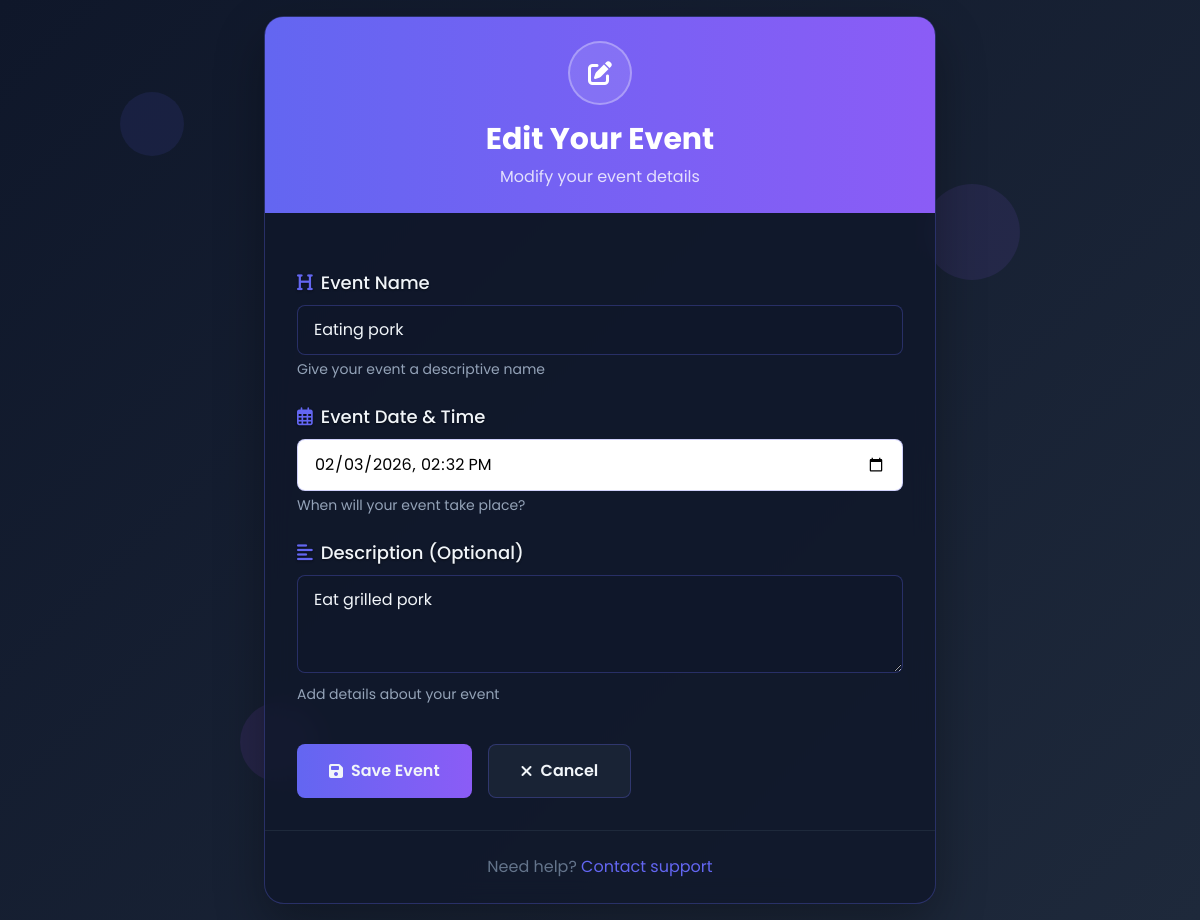
Screenshot of /countdown/9/update/ with the database file from the repository.
### app_countdown/models.py (models this page shows, shortened)
class Event(models.Model):
    name = models.CharField(max_length=200)
    event_date = models.DateTimeField()
    description = models.TextField(blank=True)

### app_countdown/views.py (the view, shortened to what this page needs)
# urls.py: path('countdown/<int:pk>/update/', views.EventUpdateView.as_view(), name='update_event'),
class EventUpdateView(UpdateView):
    model = Event
    form_class = EventForm
    template_name = 'event_form.html'
    success_url = reverse_lazy('event_list')

### app_countdown/forms.py (shortened to what this page needs)
class EventForm(forms.ModelForm):
    class Meta:
        model = Event
        fields = ['name', 'event_date', 'description']
        widgets = {
            'event_date': forms.DateTimeInput(attrs={
                'type': 'datetime-local',
                'class': 'form-input w-full px-4 py-3 rounded-lg bg-white text-black dark:bg-gray-800 dark:text-white appearance-auto focus:outline-none focus:ring-2 focus:ring-primary'
            },
            format='%Y-%m-%dT%H:%M'
            )
        }

### templates/event_form.html (shortened to what this page needs)
{% extends 'base.html' %}
{% block content %}
<body class="flex items-center justify-center min-h-screen p-4">
    <div class="decoration-element animation-float" style="top: 10%; left: 10%; animation-delay: 0s;">
        <div class="bg-primary w-16 h-16 rounded-full"></div>
    </div>
    <div class="decoration-element animation-float" style="top: 20%; right: 15%; animation-delay: 0.2s;">
        <div class="bg-secondary w-24 h-24 rounded-full"></div>
    </div>
    <div class="decoration-element animation-float" style="bottom: 15%; left: 20%; animation-delay: 0.4s;">
        <div class="bg-purple-500 w-20 h-20 rounded-full"></div>
    </div>
    <div class="form-container w-full max-w-2xl animation-fade-in">
        <div class="form-header p-6 text-center">
            <div class="flex justify-center mb-4">
                <div class="w-16 h-16 rounded-full bg-white/10 flex items-center justify-center border-2 border-white/30">
                    <i class="fas {% if object %}fa-edit{% else %}fa-plus-circle{% endif %} text-white text-2xl"></i>
                </div>
            </div>
            <h1 class="text-3xl font-bold text-white">
                {% if object %}Edit Your Event{% else %}Create New Event{% endif %}
            </h1>
            <p class="text-white/80 mt-2">
                {% if object %}Modify your event details{% else %}Set up a new countdown timer{% endif %}
            </p>
        </div>
        <div class="p-6 md:p-8">
            <form method="post" class="space-y-6">
                <div>
                    <label for="id_name" class="form-label block text-lg font-medium mb-2">
                        <i class="fas fa-heading mr-2 text-primary"></i>Event Name
                    </label>
                    <input
                        type="text"
                        name="name"
                        id="id_name"
                        required
                        class="form-input w-full px-4 py-3 rounded-lg focus:outline-none focus:ring-2 focus:ring-primary"
                        placeholder="Enter event name"
                        {% if form.name.value %}value="{{ form.name.value }}"{% endif %}
                    >
                    <p class="text-slate-400 text-sm mt-1">Give your event a descriptive name</p>
                </div>
            <div>
                <label for="{{ form.event_date.id_for_label }}" class="form-label block text-lg font-medium mb-2">
                    <i class="far fa-calendar-alt mr-2 text-primary"></i>Event Date & Time
                </label>
                {{ form.event_date }}
                <p class="text-slate-400 text-sm mt-1">When will your event take place?</p>
            </div>
                <div>
                    <label for="id_description" class="form-label block text-lg font-medium mb-2">
                        <i class="fas fa-align-left mr-2 text-primary"></i>Description (Optional)
                    </label>
                    <textarea
                        name="description"
                        id="id_description"
                        rows="3"
                        class="form-input w-full px-4 py-3 rounded-lg focus:outline-none focus:ring-2 focus:ring-primary"
                        placeholder="Describe your event"
                    >{% if form.description.value %}{{ form.description.value }}{% endif %}</textarea>
                    <p class="text-slate-400 text-sm mt-1">Add details about your event</p>
                </div>
                <div class="flex flex-wrap gap-4 pt-4">
                    <button type="submit" class="btn-primary px-8 py-3.5 rounded-lg font-semibold flex items-center">
                        <i class="fas fa-save mr-2"></i> Save Event
                    </button>
                    <a href="{% url 'event_list' %}" class="btn-secondary px-8 py-3.5 rounded-lg font-semibold flex items-center">
                        <i class="fas fa-times mr-2"></i> Cancel
                    </a>
                </div>
            </form>
        </div>
        <div class="border-t border-slate-800 p-6 text-center text-slate-500">
            <p>Need help? <a href="#" class="text-primary hover:underline">Contact support</a></p>
        </div>
    </div>
</body>
{% endblock %}

### templates/base.html (style rules this page uses)
body { font-family: 'Poppins', sans-serif; background: linear-gradient(135deg, #0f172a, #1e293b); min-height: 100vh; color: #f1f5f9; }
.form-container { background: rgba(15, 23, 42, 0.8); backdrop-filter: blur(12px); border: 1px solid rgba(99, 102, 241, 0.3); border-radius: 20px; box-shadow: 0 20px 50px rgba(0, 0, 0, 0.3); }
.form-header { background: linear-gradient(90deg, #6366f1, #8b5cf6); border-radius: 18px 18px 0 0; }
.form-input { background: rgba(15, 23, 42, 0.5); border: 1px solid rgba(99, 102, 241, 0.3); color: #f1f5f9; transition: all 0.3s ease; }
.form-label { text-shadow: 0 1px 2px rgba(0, 0, 0, 0.5); }
.btn-primary { background: linear-gradient(90deg, #6366f1, #8b5cf6); transition: all 0.3s ease; }
.btn-secondary { background: rgba(30, 41, 59, 0.7); border: 1px solid rgba(99, 102, 241, 0.3); transition: all 0.3s ease; }
.decoration-element { position: absolute; z-index: -1; opacity: 0.1; }

### rows the page displays
Event: name "Eating pork", event_date "02/03/2026 14:32", description "Eat grilled pork"
